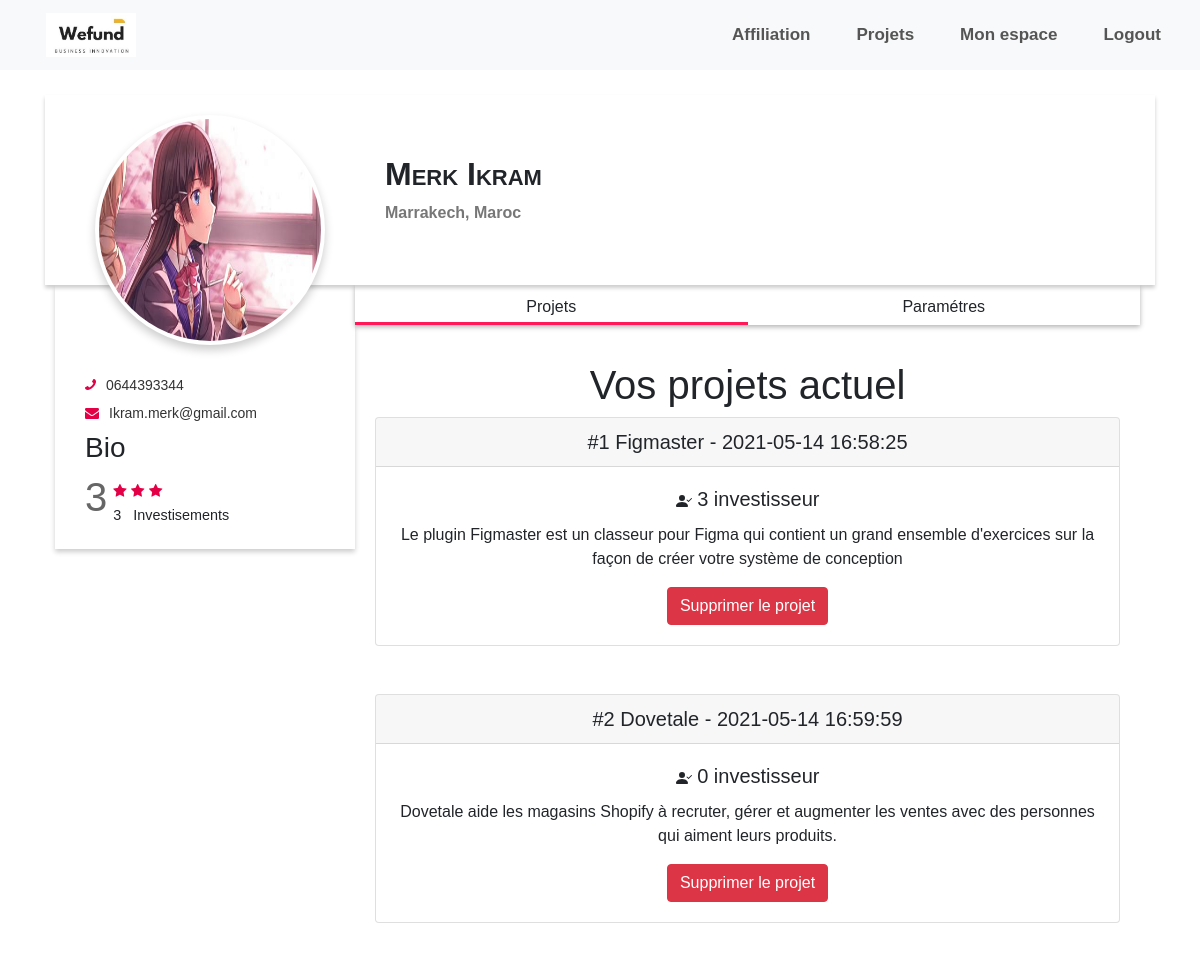
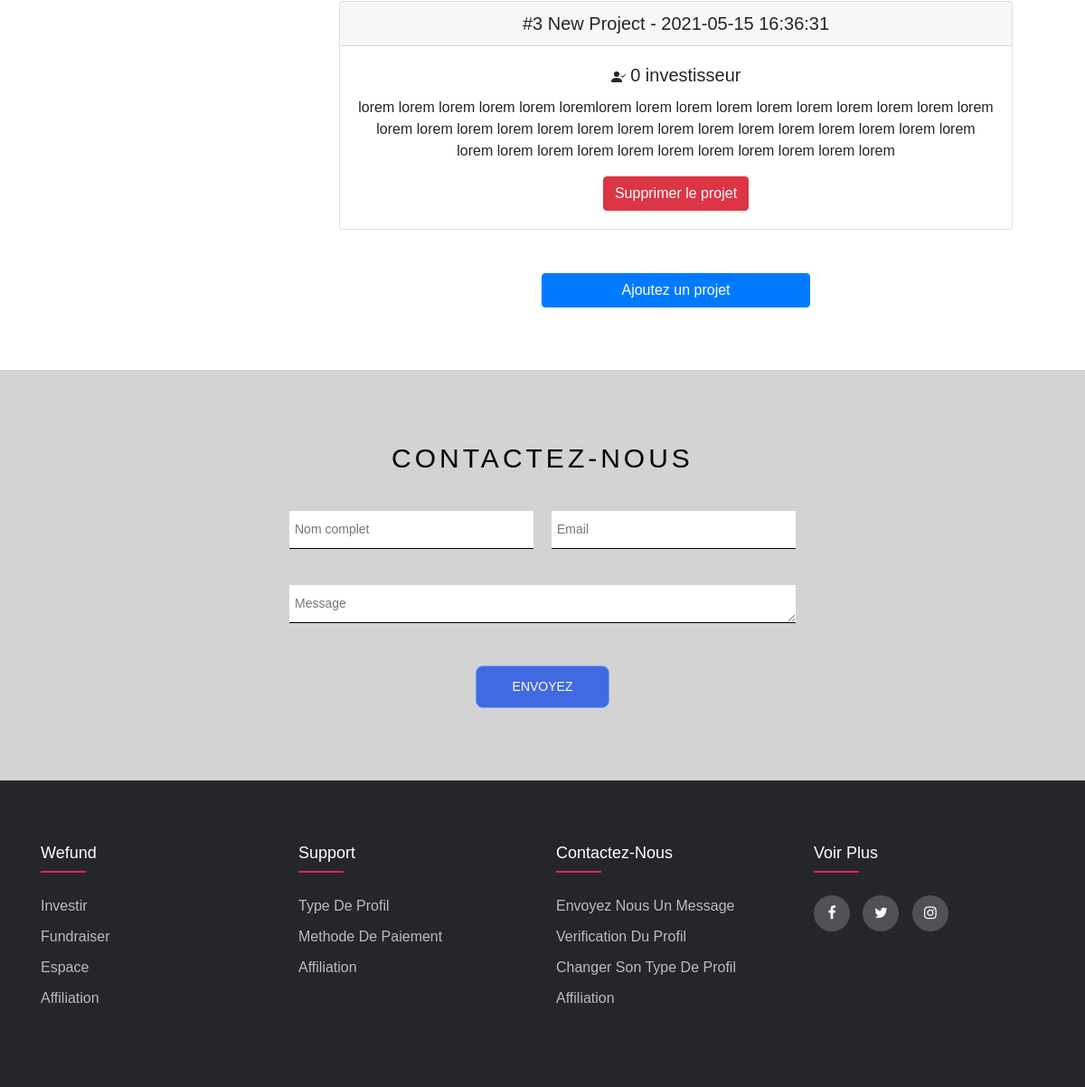
The app's page /profil/index.php (signed in) with its own data (2 pictures, top to bottom).
### tables this page shows
CREATE TABLE `users` (
  `id` int(11) NOT NULL,
  `Nom` varchar(255) NOT NULL,
  `Prénom` varchar(255) NOT NULL,
  `Email` varchar(255) NOT NULL,
  `Mdp` varchar(255) NOT NULL,
  `Tél` varchar(255) NOT NULL,
  `Ville` varchar(255) NOT NULL,
  `Bio` text NOT NULL,
  `img` varchar(255) NOT NULL DEFAULT 'default.jpg'
);

CREATE TABLE `projects` (
  `id` int(11) NOT NULL,
  `title` varchar(255) NOT NULL,
  `description` text NOT NULL,
  `Date` datetime NOT NULL,
  `image` varchar(255) NOT NULL,
  `nb_investisseur` int(11) NOT NULL DEFAULT 0,
  `id_entrepreneur` int(11) NOT NULL
);

### profil/index.php (the view, shortened to what this page needs)
<?php
$Nom = $_SESSION["Auth"]->Nom;
$Prénom = $_SESSION["Auth"]->Prénom;
require_once '../inc/Database.php';
$statement = $db->prepare('SELECT * FROM projects WHERE  id_entrepreneur = :id');
$statement->bindValue(":id", $_SESSION['Auth']->id);
$statement->execute();
$projects = $statement->fetchAll(PDO::FETCH_ASSOC);
$statement = $db->prepare('SELECT * FROM users WHERE  id = :id');
$statement->bindValue(":id", $_SESSION['Auth']->id);
$statement->execute();
$user = $statement->fetch();
$statement = $db->prepare('SELECT COUNT(nb_investisseur) as nb FROM projects WHERE id_entrepreneur =:id');
$statement->bindValue(":id", $_SESSION['Auth']->id);
$statement->execute();
$nb = $statement->fetch();
$nbInv = (int) $nb->nb ;
$stars = 0;
if ( $nbInv < 1) {
  $stars = 1;
}else if ( $nbInv <  3)  {
 $stars = 2 ;
}else if ( $nbInv <  5) {
  $stars = 3;
}else if ( $nbInv <  8 ) {
  $stars = 4;
}else {
  $stars = 5;
}
?>
<!DOCTYPE html>
<html lang="en">
<head>
    <link rel="stylesheet" href="./style.css">
    <link rel="stylesheet" href="./fontawesome/css/all.css">
    <link rel="stylesheet" href="https://stackpath.bootstrapcdn.com/bootstrap/4.3.1/css/bootstrap.min.css">
    <link rel="stylesheet" href="https://stackpath.bootstrapcdn.com/font-awesome/4.7.0/css/font-awesome.min.css">
</head>
    <body>
      <?php include_once '../inc/header.php'; ?>
    </body>
<body1>
    <div class="container">
       <div class="profile-header">
           <div class="profile-img">
             <img src="img/<?php echo $user->img;?>">
           </div>
           <div class="profile-navy-info">
               <h3 class="user-name"><?php echo "$Nom  $Prénom"; ?></h3>
               <div class="address">
                   <p class="state"><?php echo $_SESSION["Auth"]->Ville; ?></p>
               </div>
           </div>
       </div>
       <div class="main-bd">
           <div class="left-side">
               <div class="profile-side">
                   <p class="mobile-no"><i class="fa fa-phone"></i><?php echo $_SESSION["Auth"]->Tél; ?></p>
                   <p class="user-mail"><i class="fa fa-envelope"></i><?php echo $_SESSION["Auth"]->Email; ?></p>
                   <div class="user-bio">
                      <h3>Bio</h3>
                   </div>
                   <div class="user-rating">
                       <h3 class="rating"><?php echo $stars; ?></h3>
                       <div class="rate">
                          <div class="stars">
                            <?php for ($i=1; $i <= $stars; $i++) { ?>
                           <i class="fa fa-star"></i>
                           <?php } ?>
                          </div>
                          <span class="no-user"><span><?php echo $nb->nb; ?></span>&nbsp;&nbsp; Investisements</span>
                       </div>
                   </div>
               </div>
           </div>
           <div class="right-side">
               <div class="navy">
                   <ul>
                       <li onclick="tabs(0)" class="user-post active">Projets</li>
                       <li onclick="tabs(1)" class="user-review">Paramétres</li>
                    </ul>
               </div>
               <div class="profile-body">
                   <div class="profile-posts tab">
                       <h1>Vos projets actuel</h1>
                      <?php foreach ($projects as $i => $project) { ?>
                      <div class="card">
                          <h5 class="card-header">#<?php echo $i+1;?> <?php echo $project['title'];?> - <?php echo $project['Date'];?></h5>
                          <div class="card-body">
                            <h5 class="card-title">
                            <?php echo $project['nb_investisseur'];?> investisseur</h5>
                            <p class="card-text"><?php echo $project['description'];?></p>
                            <a class="btn btn-danger" href="delete.php?id=<?php echo $project['id'];?>">Supprimer le projet</a>
                          </div>
                      </div><br><br>
                    <?php } ?>
                    <div class="col text-center">
                            <a class="btn btn-primary col-sm-5" href="formm.php">Ajoutez un projet</a>
                          </div>
                        </div>
                   </div>
               </div>
           </div>
       </div>
</body1>
      <br>
        <br>
        <div class="contact-section">
      <div class="inner-width">
        <h1>Contactez-nous</h1>
        <input type="text" class="name" placeholder="Nom complet">
        <input type="email" class="email" placeholder="Email">
        <textarea rows="1" placeholder="Message" class="message"></textarea>
        <button>Envoyez</button>
      </div>
    </div>
        <footer class="footer">
  	 <div class="container">
  	 	<div class="row">
  	 		<div class="footer-col">
  	 			<h4>Wefund</h4>
  	 			<ul>
  	 				<li><a href="file:///E:/PFE/investir.html">Investir</a></li>
  	 				<li><a href="file:///E:/PFE/fundraiser.html">Fundraiser</a></li>
  	 				<li><a href="file:///E:/PFE/profil/index.html">espace</a></li>
  	 				<li><a href="file:///E:/PFE/affiliation.html">affiliation</a></li>
  	 			</ul>
  	 		</div>
  	 		<div class="footer-col">
  	 			<h4>Support</h4>
  	 			<ul>
  	 				<li><a href="file:///E:/PFE/inscription.html">type de profil</a></li>
  	 				<li><a href="file:///E:/PFE/paeiment.html">methode de paiement</a></li>
  	 				<li><a href="file:///E:/PFE/affiliation.html">affiliation</a></li>
  	 			</ul>
  	 		</div>
  	 		<div class="footer-col">
  	 			<h4>Contactez-nous</h4>
  	 			<ul>
  	 				<li><a href="file:///E:/PFE/inscription.html">envoyez nous un message</a></li>
  	 				<li><a href="file:///E:/PFE/inscription.html">verification du profil</a></li>
  	 				<li><a href="file:///E:/PFE/inscription.html">changer son type de profil</a></li>
  	 				<li><a href="file:///E:/PFE/affiliation.html">affiliation</a></li>
  	 			</ul>
  	 		</div>
  	 		<div class="footer-col">
  	 			<h4>Voir plus</h4>
  	 			<div class="social-links">
  	 				<a href="#"><i class="fa fa-facebook-f"></i></a>
  	 				<a href="#"><i class="fa fa-twitter"></i></a>
  	 				<a href="#"><i class="fa fa-instagram"></i></a>
  	 			</div>
  	 		</div>
  	 	</div>
  	 </div>
  </footer>
</html>

### profil/style.css (style rules this page uses)
:root { --color: #e40046; }
* { padding: 0; margin: 0; box-sizing: border-box; }
body1 { background: #e9e9e9; overflow-x: hidden; padding-top: 90px; font-family: "Poppins", sans-serif; margin: 0 100px; }
.profile-header { background: #fff; width: 100%; display: flex; height: 190px; position: relative; box-shadow: 0px 3px 4px rgba(0,0,0,.2); }
.profile-img { float: left; width: 340px; height: 200px; }
.profile-img img { border-radius: 50%; height: 230px; width: 230px; border: 4px solid #fff; box-shadow: 0px 5px 10px rgba(0,0,0,.2); position: absolute; left: 50px; top: 20px; z-index: 5; background: #fff; }
.profile-navy-info { float: left; flex-direction: column; justify-content: center; padding-top: 60px; }
.profile-navy-info h3 { font-variant: small-caps; font-size: 2rem; font-family: sans-serif; font-weight: bold; }
.profile-navy-info .address { display: flex; font-weight: bold; color: #777; }
.profile-navy-info .address p { margin-right: 5px; }
.main-bd { width: 100%; display: flex; padding-right: 15px; }
.profile-side { width: 300px; background: #fff; box-shadow: 0px 3px 5px rgba(0,0,0,.2); padding: 90px 30px 20px; font-family: 'Bree Serif', serif; margin-left: 10px; z-index: 99; }
.profile-side p { margin-bottom: 7px; color: #333; font-size: 14px; }
.profile-side p i { color: var(--color); margin-right: 10px; }
.mobile-no i { transform: rotateY(180deg); }
.user-rating { display: flex; }
.user-rating h3 { font-size: 2.5rem; font-weight: 200; margin-right: 5px; letter-spacing: 1px; color: #666; }
.user-rating .no-user { font-size: .9rem; }
.rate { padding-top:6px; }
.rate i { font-size: .9rem; color: var(--color); }
.navy { width: 100%; z-index: -1; }
.navy ul { display: flex; justify-content: center; list-style-type: none; height: 40px; background: #fff; box-shadow: 0px 2px 5px rgba(0,0,0,.3); }
.navy ul li { padding: 10px; width: 100%; cursor: pointer; text-align: center; transition: all .2s ease-in-out; }
.navy ul li.active, .navy ul li:hover { box-shadow: 0px -3px 0px rgba(288, 0, 70, .9) inset; }
.profile-body { width: 100%; z-index: -1; }
.tab { padding: 20px; width: 100%; text-align: center; display: none; }
.footer { background-color: #24262b; padding: 70px 0; }
.footer-col { width: 25%; padding: 0 15px; }
.footer-col h4 { font-size: 18px; color: #ffffff; text-transform: capitalize; margin-bottom: 35px; font-weight: 500; position: relative; }
.footer-col h4::before { content: ''; position: absolute; left:0; bottom: -10px; background-color: #e91e63; height: 2px; box-sizing: border-box; width: 50px; }
.footer-col ul li:not(:last-child) { margin-bottom: 10px; }
.footer-col ul li a { font-size: 16px; text-transform: capitalize; color: #ffffff; text-decoration: none; font-weight: 300; color: #bbbbbb; display: block; transition: all 0.3s ease; }
.footer-col .social-links a { display: inline-block; height: 40px; width: 40px; background-color: rgba(255,255,255,0.2); margin:0px 10px 10px 0; text-align: center; line-height: 40px; border-radius: 50%; color: #ffffff; transition: all 0.5s ease; }
* { margin: 0; padding: 0; box-sizing: border-box; font-family: "montserrat",sans-serif; }
.contact-section { background-color: lightgray; padding: 80px 0; text-align: center; }
.inner-width { max-width: 600px; margin: auto; padding: 0 20px; }
.contact-section h1 { font-size: 30px; color: black; margin-bottom: 40px; text-transform: uppercase; letter-spacing: 4px; font-weight: 400; }
.name,.email,.message { background-color: white; border:none; outline: none; border-bottom: 1px solid; color: black; padding: 10px 6px; font-size: 14px; margin-bottom: 40px; }
.name { float: left; width: 270px; }
.email { float: right; width: 270px; }
.message { min-width: 100%; max-width: 100%; }
.contact-section button { background-color: royalblue; color: white; border: 1px solid #70a1ff; padding: 12px 40px; border-radius: 8px; text-transform: uppercase; font-size: 14px; transition: 0.4s linear; cursor: pointer; }

### records on screen
users: img (placeholder picture), Ville "Marrakech, Maroc", Tél "0644393344", Email "Ikram.merk@gmail.com"
projects: title "Figmaster", Date "2021-05-14 16:58:25", nb_investisseur "3", description "Le plugin Figmaster est un classeur pour Figma qui contient un grand ensemble d'exercices sur la façon de créer votre système de conception"
projects: title "Dovetale", Date "2021-05-14 16:59:59", nb_investisseur "0", description "Dovetale aide les magasins Shopify à recruter, gérer et augmenter les ventes avec des personnes qui aiment leurs produits."
projects: title "New Project", Date "2021-05-15 16:36:31", nb_investisseur "0", description "lorem lorem lorem lorem lorem loremlorem lorem lorem lorem lorem lorem lorem lorem lorem lorem lorem lorem lorem lorem lorem lorem lorem lorem lorem lorem lorem lorem lorem lorem lorem lorem lorem lorem lorem lorem lorem lorem lorem lorem lorem lorem"

### other values on screen
$Nom "Merk"
$Prénom "Ikram"
$stars "3"
$nb->nb "3"
